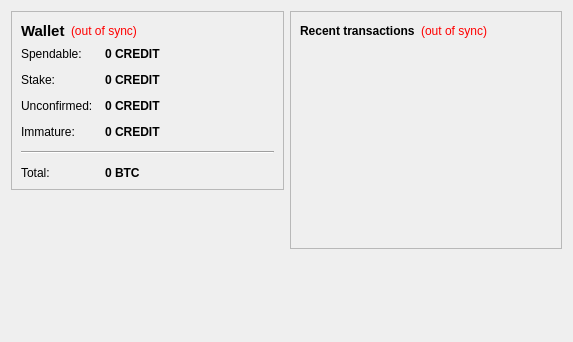
<?xml version="1.0" encoding="UTF-8"?>
<ui version="4.0">
 <class>OverviewPage</class>
 <widget class="QWidget" name="OverviewPage">
  <property name="geometry">
   <rect>
    <x>0</x>
    <y>0</y>
    <width>573</width>
    <height>342</height>
   </rect>
  </property>
  <property name="windowTitle">
   <string>Form</string>
  </property>
  <layout class="QHBoxLayout" name="horizontalLayout" stretch="1,1">
   <item>
    <layout class="QVBoxLayout" name="verticalLayout_2">
     <item>
      <widget class="QFrame" name="frame">
       <property name="frameShape">
        <enum>QFrame::StyledPanel</enum>
       </property>
       <property name="frameShadow">
        <enum>QFrame::Raised</enum>
       </property>
       <layout class="QVBoxLayout" name="verticalLayout_4">
        <item>
         <layout class="QHBoxLayout" name="horizontalLayout_4">
          <item>
           <widget class="QLabel" name="label_5">
            <property name="font">
             <font>
              <pointsize>11</pointsize>
              <weight>75</weight>
              <bold>true</bold>
             </font>
            </property>
            <property name="text">
             <string>Wallet</string>
            </property>
           </widget>
          </item>
          <item>
           <widget class="QLabel" name="labelWalletStatus">
            <property name="toolTip">
             <string>The displayed information may be out of date. Your wallet automatically synchronizes with the Credit network after a connection is established, but this process has not completed yet.</string>
            </property>
            <property name="styleSheet">
             <string notr="true">QLabel { color: red; }</string>
            </property>
            <property name="text">
             <string notr="true">(out of sync)</string>
            </property>
            <property name="alignment">
             <set>Qt::AlignLeading|Qt::AlignLeft|Qt::AlignVCenter</set>
            </property>
           </widget>
          </item>
          <item>
           <spacer name="horizontalSpacer_2">
            <property name="orientation">
             <enum>Qt::Horizontal</enum>
            </property>
            <property name="sizeHint" stdset="0">
             <size>
              <width>40</width>
              <height>20</height>
             </size>
            </property>
           </spacer>
          </item>
         </layout>
        </item>
        <item>
         <layout class="QFormLayout" name="formLayout_2">
          <property name="fieldGrowthPolicy">
           <enum>QFormLayout::AllNonFixedFieldsGrow</enum>
          </property>
          <property name="horizontalSpacing">
           <number>12</number>
          </property>
          <property name="verticalSpacing">
           <number>12</number>
          </property>
          <item row="0" column="0">
           <widget class="QLabel" name="label">
            <property name="text">
             <string>Spendable:</string>
            </property>
           </widget>
          </item>
          <item row="0" column="1">
           <widget class="QLabel" name="labelBalance">
            <property name="font">
             <font>
              <weight>75</weight>
              <bold>true</bold>
             </font>
            </property>
            <property name="cursor">
             <cursorShape>IBeamCursor</cursorShape>
            </property>
            <property name="toolTip">
             <string>Your current spendable balance</string>
            </property>
            <property name="text">
             <string notr="true">0 CREDIT</string>
            </property>
            <property name="textInteractionFlags">
             <set>Qt::LinksAccessibleByMouse|Qt::TextSelectableByKeyboard|Qt::TextSelectableByMouse</set>
            </property>
           </widget>
          </item>
          <item row="1" column="0">
           <widget class="QLabel" name="label_6">
            <property name="text">
             <string>Stake:</string>
            </property>
           </widget>
          </item>
          <item row="1" column="1">
           <widget class="QLabel" name="labelStake">
            <property name="font">
             <font>
              <weight>75</weight>
              <bold>true</bold>
             </font>
            </property>
            <property name="cursor">
             <cursorShape>IBeamCursor</cursorShape>
            </property>
            <property name="toolTip">
             <string>Total of coins that was staked, and do not yet count toward the current balance</string>
            </property>
            <property name="text">
             <string notr="true">0 CREDIT</string>
            </property>
            <property name="textInteractionFlags">
             <set>Qt::LinksAccessibleByMouse|Qt::TextSelectableByKeyboard|Qt::TextSelectableByMouse</set>
            </property>
           </widget>
          </item>
          <item row="2" column="0">
           <widget class="QLabel" name="label_3">
            <property name="text">
             <string>Unconfirmed:</string>
            </property>
           </widget>
          </item>
          <item row="2" column="1">
           <widget class="QLabel" name="labelUnconfirmed">
            <property name="font">
             <font>
              <weight>75</weight>
              <bold>true</bold>
             </font>
            </property>
            <property name="cursor">
             <cursorShape>IBeamCursor</cursorShape>
            </property>
            <property name="toolTip">
             <string>Total of transactions that have yet to be confirmed, and do not yet count toward the current balance</string>
            </property>
            <property name="text">
             <string notr="true">0 CREDIT</string>
            </property>
            <property name="textInteractionFlags">
             <set>Qt::LinksAccessibleByMouse|Qt::TextSelectableByKeyboard|Qt::TextSelectableByMouse</set>
            </property>
           </widget>
          </item>
          <item row="3" column="0">
           <widget class="QLabel" name="labelImmatureText">
            <property name="text">
             <string>Immature:</string>
            </property>
           </widget>
          </item>
          <item row="3" column="1">
           <widget class="QLabel" name="labelImmature">
            <property name="font">
             <font>
              <weight>75</weight>
              <bold>true</bold>
             </font>
            </property>
            <property name="toolTip">
             <string>Mined balance that has not yet matured</string>
            </property>
            <property name="text">
             <string notr="true">0 CREDIT</string>
            </property>
            <property name="textInteractionFlags">
             <set>Qt::LinksAccessibleByMouse|Qt::TextSelectableByKeyboard|Qt::TextSelectableByMouse</set>
            </property>
           </widget>
          </item>
          <item row="4" column="0" colspan="2">
           <widget class="Line" name="line">
            <property name="orientation">
             <enum>Qt::Horizontal</enum>
            </property>
           </widget>
          </item>
          <item row="5" column="0">
           <widget class="QLabel" name="labelTotalText">
            <property name="text">
             <string>Total:</string>
            </property>
           </widget>
          </item>
          <item row="5" column="1">
           <widget class="QLabel" name="labelTotal">
            <property name="font">
             <font>
              <weight>75</weight>
              <bold>true</bold>
             </font>
            </property>
            <property name="cursor">
             <cursorShape>IBeamCursor</cursorShape>
            </property>
            <property name="toolTip">
             <string>Your current total balance</string>
            </property>
            <property name="text">
             <string notr="true">0 BTC</string>
            </property>
            <property name="textInteractionFlags">
             <set>Qt::LinksAccessibleByMouse|Qt::TextSelectableByKeyboard|Qt::TextSelectableByMouse</set>
            </property>
           </widget>
          </item>
         </layout>
        </item>
       </layout>
      </widget>
     </item>
     <item>
      <spacer name="verticalSpacer">
       <property name="orientation">
        <enum>Qt::Vertical</enum>
       </property>
       <property name="sizeHint" stdset="0">
        <size>
         <width>20</width>
         <height>40</height>
        </size>
       </property>
      </spacer>
     </item>
    </layout>
   </item>
   <item>
    <layout class="QVBoxLayout" name="verticalLayout_3">
     <item>
      <widget class="QFrame" name="frame_2">
       <property name="frameShape">
        <enum>QFrame::StyledPanel</enum>
       </property>
       <property name="frameShadow">
        <enum>QFrame::Raised</enum>
       </property>
       <layout class="QVBoxLayout" name="verticalLayout">
        <item>
         <layout class="QHBoxLayout" name="horizontalLayout_2">
          <item>
           <widget class="QLabel" name="label_4">
            <property name="text">
             <string>&lt;b&gt;Recent transactions&lt;/b&gt;</string>
            </property>
           </widget>
          </item>
          <item>
           <widget class="QLabel" name="labelTransactionsStatus">
            <property name="toolTip">
             <string>The displayed information may be out of date. Your wallet automatically synchronizes with the Credit network after a connection is established, but this process has not completed yet.</string>
            </property>
            <property name="styleSheet">
             <string notr="true">QLabel { color: red; }</string>
            </property>
            <property name="text">
             <string notr="true">(out of sync)</string>
            </property>
            <property name="alignment">
             <set>Qt::AlignRight|Qt::AlignTrailing|Qt::AlignVCenter</set>
            </property>
           </widget>
          </item>
          <item>
           <spacer name="horizontalSpacer">
            <property name="orientation">
             <enum>Qt::Horizontal</enum>
            </property>
            <property name="sizeHint" stdset="0">
             <size>
              <width>40</width>
              <height>20</height>
             </size>
            </property>
           </spacer>
          </item>
         </layout>
        </item>
        <item>
         <widget class="QListView" name="listTransactions">
          <property name="styleSheet">
           <string notr="true">QListView { background: transparent; }</string>
          </property>
          <property name="frameShape">
           <enum>QFrame::NoFrame</enum>
          </property>
          <property name="verticalScrollBarPolicy">
           <enum>Qt::ScrollBarAlwaysOff</enum>
          </property>
          <property name="horizontalScrollBarPolicy">
           <enum>Qt::ScrollBarAlwaysOff</enum>
          </property>
          <property name="selectionMode">
           <enum>QAbstractItemView::NoSelection</enum>
          </property>
         </widget>
        </item>
       </layout>
      </widget>
     </item>
     <item>
      <spacer name="verticalSpacer_2">
       <property name="orientation">
        <enum>Qt::Vertical</enum>
       </property>
       <property name="sizeHint" stdset="0">
        <size>
         <width>20</width>
         <height>40</height>
        </size>
       </property>
      </spacer>
     </item>
    </layout>
   </item>
  </layout>
 </widget>
 <resources/>
 <connections/>
</ui>
